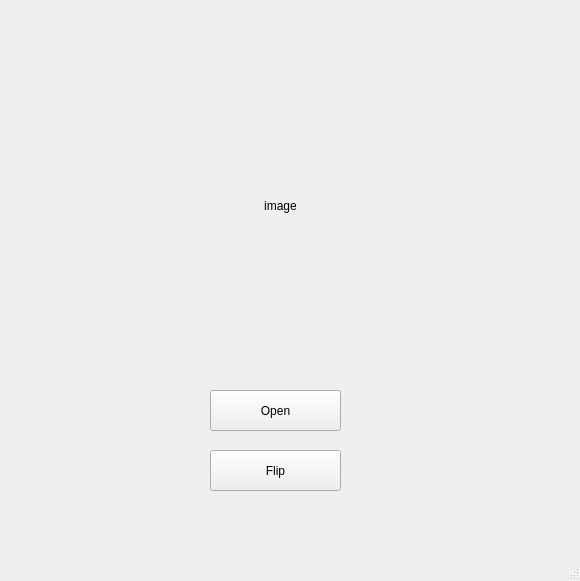
<?xml version="1.0" encoding="UTF-8"?>
<ui version="4.0">
 <class>MainWindow</class>
 <widget class="QMainWindow" name="MainWindow">
  <property name="geometry">
   <rect>
    <x>0</x>
    <y>0</y>
    <width>580</width>
    <height>581</height>
   </rect>
  </property>
  <property name="windowTitle">
   <string>MainWindow</string>
  </property>
  <widget class="QWidget" name="centralwidget">
   <widget class="QPushButton" name="flip">
    <property name="geometry">
     <rect>
      <x>210</x>
      <y>450</y>
      <width>131</width>
      <height>41</height>
     </rect>
    </property>
    <property name="text">
     <string>Flip</string>
    </property>
   </widget>
   <widget class="QPushButton" name="open">
    <property name="geometry">
     <rect>
      <x>210</x>
      <y>390</y>
      <width>131</width>
      <height>41</height>
     </rect>
    </property>
    <property name="text">
     <string>Open</string>
    </property>
   </widget>
   <widget class="QLabel" name="label">
    <property name="geometry">
     <rect>
      <x>140</x>
      <y>70</y>
      <width>281</width>
      <height>271</height>
     </rect>
    </property>
    <property name="text">
     <string>image</string>
    </property>
    <property name="alignment">
     <set>Qt::AlignCenter</set>
    </property>
   </widget>
  </widget>
  <widget class="QMenuBar" name="menubar">
   <property name="geometry">
    <rect>
     <x>0</x>
     <y>0</y>
     <width>580</width>
     <height>26</height>
    </rect>
   </property>
  </widget>
  <widget class="QStatusBar" name="statusbar"/>
 </widget>
 <resources/>
 <connections/>
</ui>
